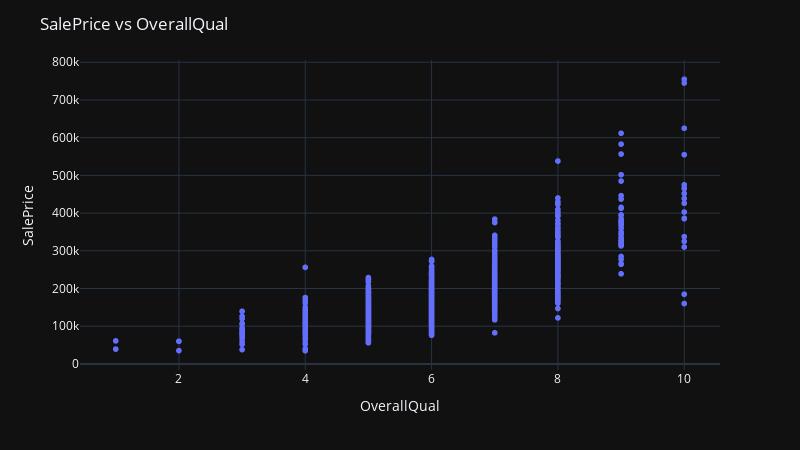
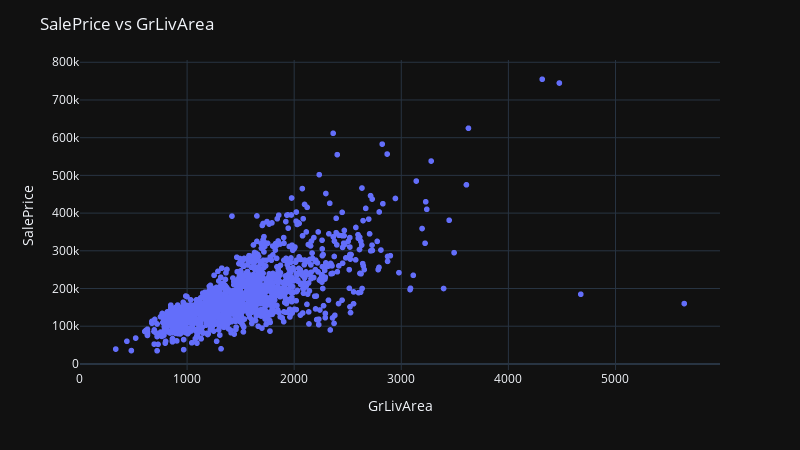
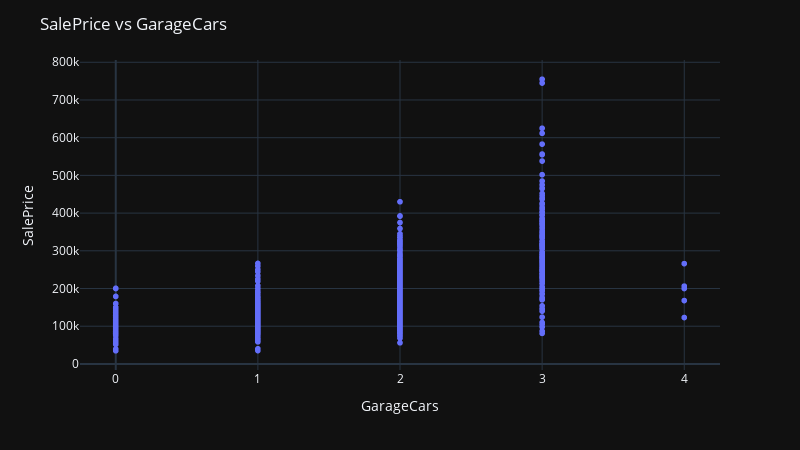
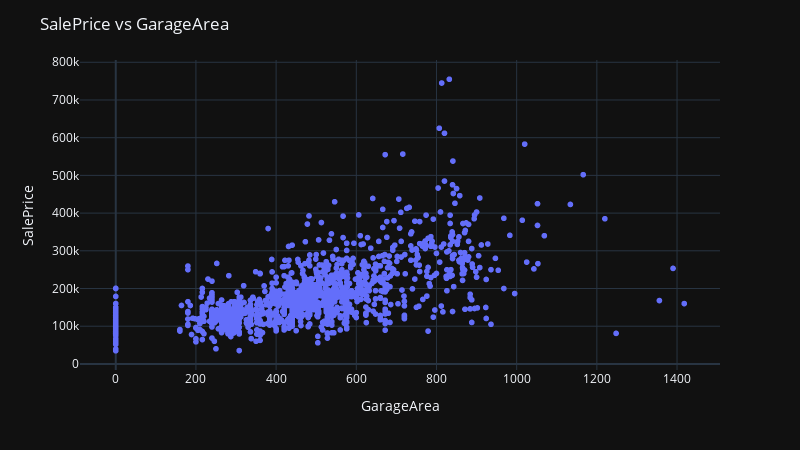

Notebook code for these charts, in order:
### Code cell
# check the outliers for the most highly correlated features
for c in corrs.index[:5]:
    plotly_scatter(train, c, 'SalePrice')

### Figure 1 — Plotly figure (JSON) as saved in the notebook; plotly's stock layout.template omitted (floating-point values rounded to 4 significant figures; data arrays with more than 128 entries replaced by an {"elided": "..."} marker saying what was removed)
{"data": [{"hovertemplate": "x=%{x}<br>y=%{y}<extra></extra>", "legendgroup": "", "marker": {"color": "#636efa", "symbol": "circle"}, "mode": "markers", "name": "", "showlegend": false, "x": {"elided": "1460 int values"}, "xaxis": "x", "y": {"elided": "1460 int values"}, "yaxis": "y", "type": "scattergl"}], "layout": {"xaxis": {"anchor": "y", "domain": [0.0, 1.0], "title": {"text": "OverallQual"}}, "yaxis": {"anchor": "x", "domain": [0.0, 1.0], "title": {"text": "SalePrice"}}, "legend": {"tracegroupgap": 0}, "margin": {"t": 60}, "height": 450, "width": 800, "title": {"text": "SalePrice vs OverallQual"}}}

### Figure 2 — Plotly figure (JSON) as saved in the notebook; plotly's stock layout.template omitted (floating-point values rounded to 4 significant figures; data arrays with more than 128 entries replaced by an {"elided": "..."} marker saying what was removed)
{"data": [{"hovertemplate": "x=%{x}<br>y=%{y}<extra></extra>", "legendgroup": "", "marker": {"color": "#636efa", "symbol": "circle"}, "mode": "markers", "name": "", "showlegend": false, "x": {"elided": "1460 int values"}, "xaxis": "x", "y": {"elided": "1460 int values"}, "yaxis": "y", "type": "scattergl"}], "layout": {"xaxis": {"anchor": "y", "domain": [0.0, 1.0], "title": {"text": "GrLivArea"}}, "yaxis": {"anchor": "x", "domain": [0.0, 1.0], "title": {"text": "SalePrice"}}, "legend": {"tracegroupgap": 0}, "margin": {"t": 60}, "height": 450, "width": 800, "title": {"text": "SalePrice vs GrLivArea"}}}

### Figure 3 — Plotly figure (JSON) as saved in the notebook; plotly's stock layout.template omitted (floating-point values rounded to 4 significant figures; data arrays with more than 128 entries replaced by an {"elided": "..."} marker saying what was removed)
{"data": [{"hovertemplate": "x=%{x}<br>y=%{y}<extra></extra>", "legendgroup": "", "marker": {"color": "#636efa", "symbol": "circle"}, "mode": "markers", "name": "", "showlegend": false, "x": {"elided": "1460 int values"}, "xaxis": "x", "y": {"elided": "1460 int values"}, "yaxis": "y", "type": "scattergl"}], "layout": {"xaxis": {"anchor": "y", "domain": [0.0, 1.0], "title": {"text": "GarageCars"}}, "yaxis": {"anchor": "x", "domain": [0.0, 1.0], "title": {"text": "SalePrice"}}, "legend": {"tracegroupgap": 0}, "margin": {"t": 60}, "height": 450, "width": 800, "title": {"text": "SalePrice vs GarageCars"}}}

### Figure 4 — Plotly figure (JSON) as saved in the notebook; plotly's stock layout.template omitted (floating-point values rounded to 4 significant figures; data arrays with more than 128 entries replaced by an {"elided": "..."} marker saying what was removed)
{"data": [{"hovertemplate": "x=%{x}<br>y=%{y}<extra></extra>", "legendgroup": "", "marker": {"color": "#636efa", "symbol": "circle"}, "mode": "markers", "name": "", "showlegend": false, "x": {"elided": "1460 int values"}, "xaxis": "x", "y": {"elided": "1460 int values"}, "yaxis": "y", "type": "scattergl"}], "layout": {"xaxis": {"anchor": "y", "domain": [0.0, 1.0], "title": {"text": "GarageArea"}}, "yaxis": {"anchor": "x", "domain": [0.0, 1.0], "title": {"text": "SalePrice"}}, "legend": {"tracegroupgap": 0}, "margin": {"t": 60}, "height": 450, "width": 800, "title": {"text": "SalePrice vs GarageArea"}}}
